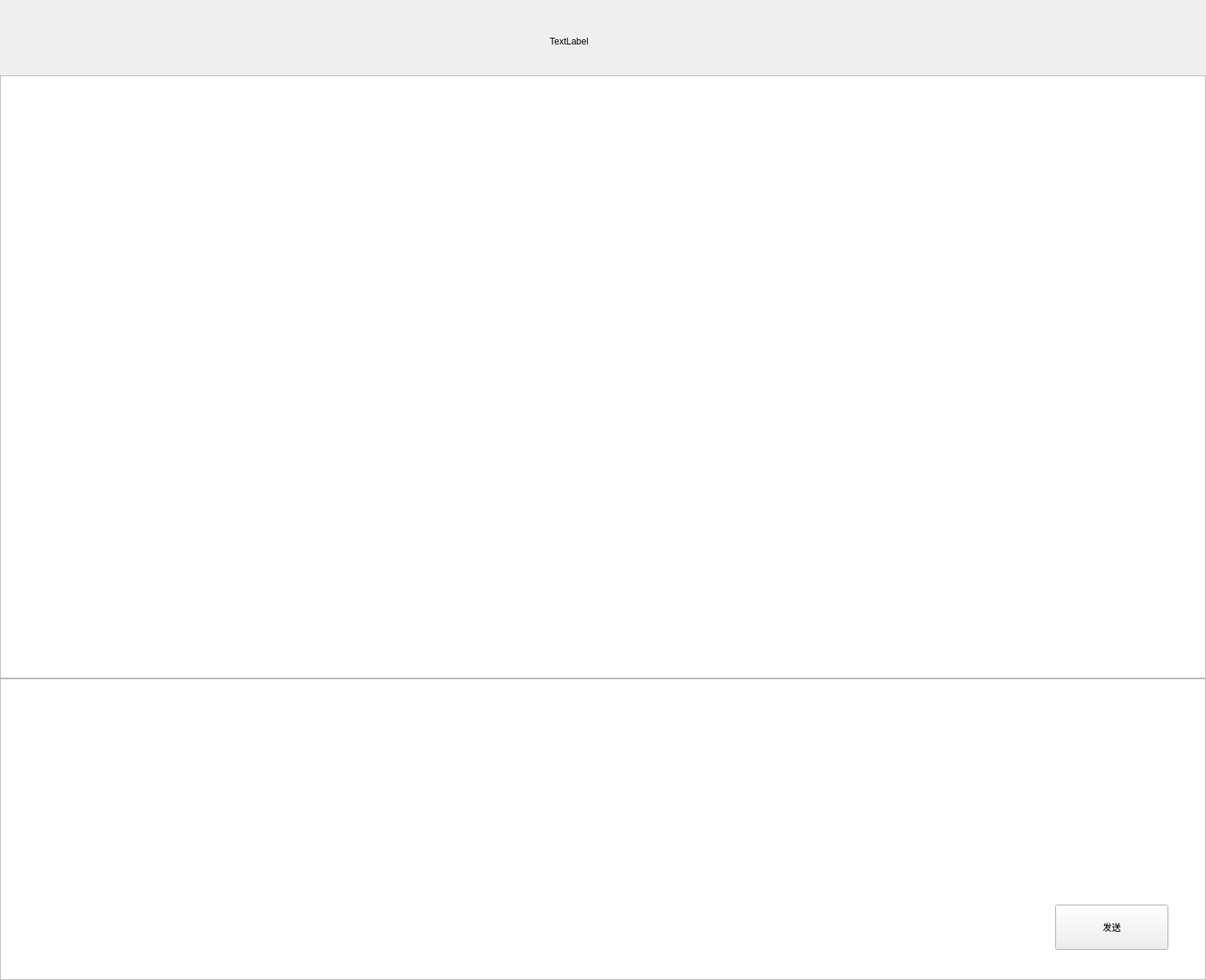
<?xml version="1.0" encoding="UTF-8"?>
<ui version="4.0">
 <class>QQChatUI_KDZ</class>
 <widget class="QWidget" name="QQChatUI_KDZ">
  <property name="geometry">
   <rect>
    <x>0</x>
    <y>0</y>
    <width>1600</width>
    <height>1300</height>
   </rect>
  </property>
  <property name="windowTitle">
   <string>QQ聊天</string>
  </property>
  <widget class="QStackedWidget" name="stackedWidget">
   <property name="geometry">
    <rect>
     <x>0</x>
     <y>0</y>
     <width>1600</width>
     <height>1300</height>
    </rect>
   </property>
   <widget class="QWidget" name="page_1">
    <widget class="QTextEdit" name="textEdit_FsendOUT">
     <property name="geometry">
      <rect>
       <x>0</x>
       <y>100</y>
       <width>1600</width>
       <height>800</height>
      </rect>
     </property>
     <property name="readOnly">
      <bool>true</bool>
     </property>
    </widget>
    <widget class="QTextEdit" name="textEdit_FsendIN">
     <property name="geometry">
      <rect>
       <x>0</x>
       <y>900</y>
       <width>1600</width>
       <height>400</height>
      </rect>
     </property>
    </widget>
    <widget class="QPushButton" name="pushButton_fsend">
     <property name="geometry">
      <rect>
       <x>1400</x>
       <y>1200</y>
       <width>150</width>
       <height>60</height>
      </rect>
     </property>
     <property name="minimumSize">
      <size>
       <width>0</width>
       <height>0</height>
      </size>
     </property>
     <property name="text">
      <string>发送</string>
     </property>
    </widget>
    <widget class="QLabel" name="label_fchat">
     <property name="geometry">
      <rect>
       <x>580</x>
       <y>30</y>
       <width>350</width>
       <height>50</height>
      </rect>
     </property>
     <property name="text">
      <string>TextLabel</string>
     </property>
     <property name="alignment">
      <set>Qt::AlignCenter</set>
     </property>
    </widget>
   </widget>
   <widget class="QWidget" name="page_3">
    <widget class="QLabel" name="label_invite">
     <property name="geometry">
      <rect>
       <x>610</x>
       <y>70</y>
       <width>350</width>
       <height>80</height>
      </rect>
     </property>
     <property name="text">
      <string>邀请成员</string>
     </property>
     <property name="alignment">
      <set>Qt::AlignCenter</set>
     </property>
    </widget>
    <widget class="QPushButton" name="pushButton_inviteID">
     <property name="geometry">
      <rect>
       <x>600</x>
       <y>360</y>
       <width>400</width>
       <height>100</height>
      </rect>
     </property>
     <property name="text">
      <string>邀请</string>
     </property>
    </widget>
    <widget class="QLineEdit" name="lineEdit_inviteID">
     <property name="geometry">
      <rect>
       <x>390</x>
       <y>210</y>
       <width>800</width>
       <height>80</height>
      </rect>
     </property>
    </widget>
    <widget class="QPushButton" name="pushButton_RGroup">
     <property name="geometry">
      <rect>
       <x>60</x>
       <y>60</y>
       <width>150</width>
       <height>65</height>
      </rect>
     </property>
     <property name="text">
      <string>返回</string>
     </property>
    </widget>
    <widget class="QLabel" name="label_subG">
     <property name="geometry">
      <rect>
       <x>700</x>
       <y>590</y>
       <width>200</width>
       <height>65</height>
      </rect>
     </property>
     <property name="text">
      <string>新建临时讨论组</string>
     </property>
     <property name="alignment">
      <set>Qt::AlignCenter</set>
     </property>
    </widget>
    <widget class="QLineEdit" name="lineEdit_subGID">
     <property name="geometry">
      <rect>
       <x>540</x>
       <y>750</y>
       <width>650</width>
       <height>80</height>
      </rect>
     </property>
    </widget>
    <widget class="QLabel" name="label_subGID">
     <property name="geometry">
      <rect>
       <x>270</x>
       <y>760</y>
       <width>200</width>
       <height>60</height>
      </rect>
     </property>
     <property name="text">
      <string>群号</string>
     </property>
     <property name="alignment">
      <set>Qt::AlignCenter</set>
     </property>
    </widget>
    <widget class="QLabel" name="label_subGNAME">
     <property name="geometry">
      <rect>
       <x>270</x>
       <y>960</y>
       <width>200</width>
       <height>60</height>
      </rect>
     </property>
     <property name="text">
      <string>群名</string>
     </property>
     <property name="alignment">
      <set>Qt::AlignCenter</set>
     </property>
    </widget>
    <widget class="QLineEdit" name="lineEdit_subGNAME">
     <property name="geometry">
      <rect>
       <x>540</x>
       <y>950</y>
       <width>650</width>
       <height>80</height>
      </rect>
     </property>
    </widget>
    <widget class="QPushButton" name="pushButton_subG">
     <property name="geometry">
      <rect>
       <x>600</x>
       <y>1110</y>
       <width>400</width>
       <height>100</height>
      </rect>
     </property>
     <property name="text">
      <string>创建</string>
     </property>
    </widget>
   </widget>
   <widget class="QWidget" name="page_2">
    <widget class="QTextEdit" name="textEdit_GsendOUT">
     <property name="geometry">
      <rect>
       <x>0</x>
       <y>100</y>
       <width>1100</width>
       <height>800</height>
      </rect>
     </property>
     <property name="styleSheet">
      <string notr="true">font: 11pt &quot;Arial&quot;;</string>
     </property>
     <property name="tabChangesFocus">
      <bool>false</bool>
     </property>
     <property name="lineWrapMode">
      <enum>QTextEdit::WidgetWidth</enum>
     </property>
     <property name="readOnly">
      <bool>true</bool>
     </property>
    </widget>
    <widget class="QTextEdit" name="textEdit_GsendIN">
     <property name="geometry">
      <rect>
       <x>0</x>
       <y>900</y>
       <width>1100</width>
       <height>400</height>
      </rect>
     </property>
     <property name="styleSheet">
      <string notr="true">font: 11pt &quot;Arial&quot;;</string>
     </property>
    </widget>
    <widget class="QTreeView" name="treeView_QQchat">
     <property name="geometry">
      <rect>
       <x>1100</x>
       <y>100</y>
       <width>500</width>
       <height>1100</height>
      </rect>
     </property>
     <property name="contextMenuPolicy">
      <enum>Qt::CustomContextMenu</enum>
     </property>
     <property name="editTriggers">
      <set>QAbstractItemView::NoEditTriggers</set>
     </property>
    </widget>
    <widget class="QLabel" name="label_gchat">
     <property name="geometry">
      <rect>
       <x>380</x>
       <y>25</y>
       <width>350</width>
       <height>50</height>
      </rect>
     </property>
     <property name="text">
      <string>TextLabel</string>
     </property>
     <property name="alignment">
      <set>Qt::AlignCenter</set>
     </property>
    </widget>
    <widget class="QPushButton" name="pushButton_gsend">
     <property name="geometry">
      <rect>
       <x>900</x>
       <y>1200</y>
       <width>150</width>
       <height>60</height>
      </rect>
     </property>
     <property name="text">
      <string>发送</string>
     </property>
    </widget>
    <widget class="QLabel" name="label_server">
     <property name="geometry">
      <rect>
       <x>1200</x>
       <y>1230</y>
       <width>300</width>
       <height>50</height>
      </rect>
     </property>
     <property name="text">
      <string>TextLabel</string>
     </property>
     <property name="alignment">
      <set>Qt::AlignCenter</set>
     </property>
    </widget>
    <widget class="QPushButton" name="pushButton_gset">
     <property name="geometry">
      <rect>
       <x>1450</x>
       <y>20</y>
       <width>120</width>
       <height>60</height>
      </rect>
     </property>
     <property name="text">
      <string>设置</string>
     </property>
    </widget>
   </widget>
  </widget>
 </widget>
 <resources/>
 <connections/>
</ui>
